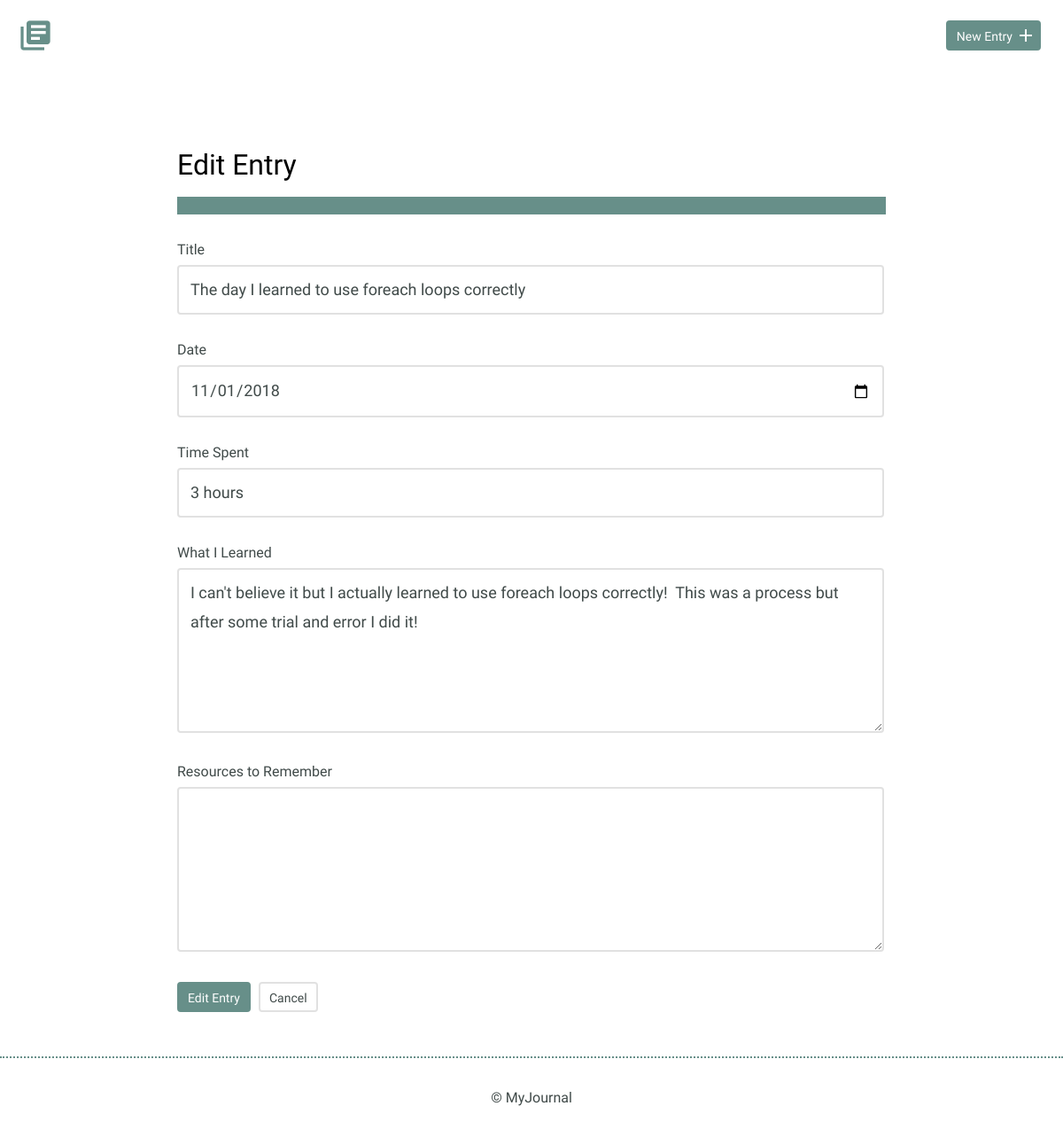
Page /entry.php?id=3 on the earlier database version.
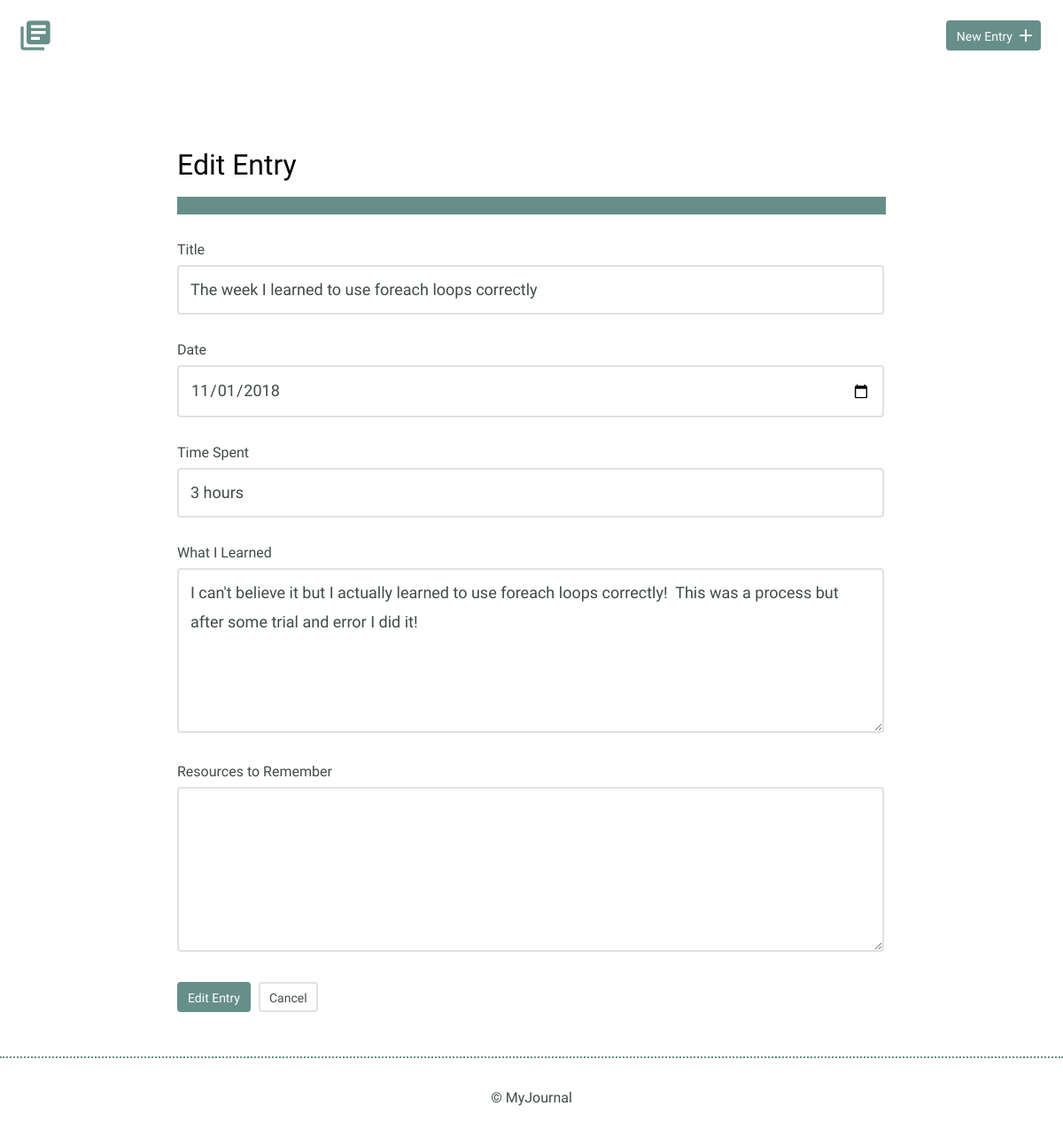
Same page on the later database version.
### tables this page shows
CREATE TABLE "entries" (
	"id"	INTEGER,
	"title"	TEXT,
	"date"	TEXT,
	"time_spent"	INTEGER,
	"learned"	BLOB,
	"resources"	BLOB,
	"tags"	BLOB,
	PRIMARY KEY("id")
);

### entry.php (the view, shortened to what this page needs)
<?php
include('./connection.php');
$id = $title = $date = $time_spent = $learned = $resources = $error_message ="";
if (isset($_GET['id'])){
  $id = filter_input(INPUT_GET,'id',FILTER_SANITIZE_NUMBER_INT);
  $results = $db->prepare('SELECT * FROM entries WHERE id=?');
  $results->bindParam(1, $id,PDO::PARAM_INT);
  $results->execute();
  $entry = $results->fetch(PDO::FETCH_ASSOC);
  $title=$entry['title'];
  $date=$entry['date'];
  $time_spent=$entry['time_spent'];
  $learned=$entry['learned'];
  $resources=$entry['resources'];
}
include('./inc/header.php');
?>
<section>
  <div class="container">
    <div class="entry">
      <h2><?php if(empty($id)){echo "New";} else {echo "Edit";} ?> Entry</h2>
      <div class="error_message">
        <p><?php echo $error_message; ?></p>
      </div>
      <form method="post">
        <label for="title"> Title</label>
        <input id="title" type="text" name="title" value="<?= $title; ?>"><br>
        <label for="date">Date</label>
        <input id="date" type="date" name="date" value="<?= $date; ?>"><br>
        <label for="time-spent"> Time Spent</label>
        <input id="time-spent" type="text" name="timeSpent" value="<?= $time_spent; ?>"><br>
        <label for="what-i-learned">What I Learned</label>
        <textarea id="what-i-learned" rows="5" name="whatILearned"><?= $learned; ?></textarea>
        <label for="resources-to-remember">Resources to Remember</label>
        <textarea id="resources-to-remember" rows="5" name="ResourcesToRemember"><?= $resources; ?></textarea>
        <input type="submit" value="<?php if(empty($id)){echo "Publish";} else {echo "Edit";} ?> Entry" class="button">
        <a href="#" class="button button-secondary">Cancel</a>
      </form>
    </div>
  </div>
</section>
<?php
include('./inc/footer.php');
?>

Differences in the rows shown:
changed entries: title "The day I learned to use foreach loops correctly" → "The week I learned to use foreach loops correctly"
